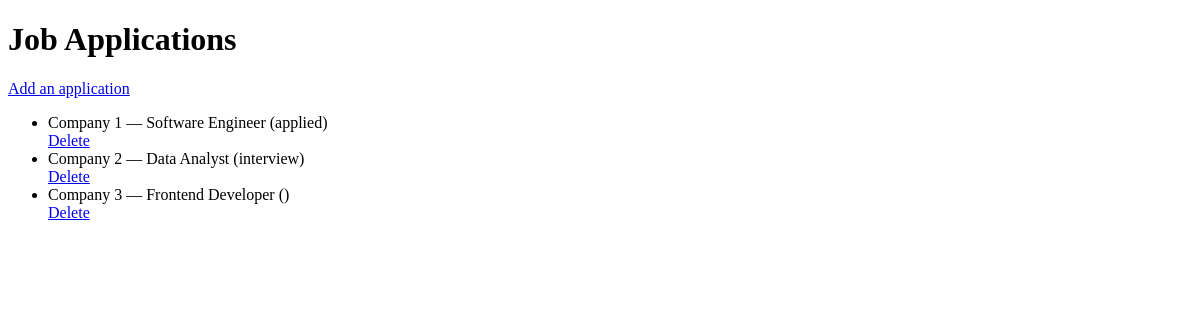
Page /applications/ on the earlier database version.
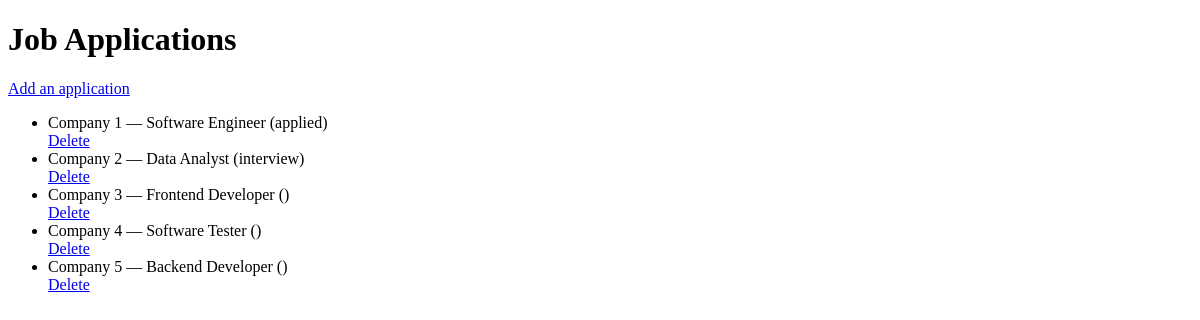
Same page on the later database version.
### applications/models.py (models this page shows, shortened)
class Application(models.Model):
    company = models.CharField(max_length=100)
    position = models.CharField(max_length=100)
    date_applied = models.DateField(default=date.today, blank=True, null=True)  # default=date.today ensures that Django uses today's date automatically
    status = models.CharField(max_length=100, choices=                          # without the need to define it manually.
        [("applied", "Applied"),
         ("interview", "Interview"),
         ("offer", "Offer"),
         ("rejected", "Rejected"),
         ], blank=True)
    notes = models.TextField(blank=True)

### applications/views.py (the view)
# urls.py: path("applications/", views.applications, name="applications"),
def applications(request):
    applications = Application.objects.filter()
    return render(request, 'applications.html', {"applications": applications})

### applications/templates/applications.html (shortened to what this page needs)
{% load static %}
<!DOCTYPE html>
<html>
<head>
</head>
<body>
    <h1>Job Applications</h1>
        <p><a href="{% url 'create_application' %}"> Add an application</a></p>
    <ul>
        {% for a in applications %}
            <li>{{ a.company }} — {{ a.position }} ({{ a.status }})</li>
            <a href="{% url 'delete_application' a.id %}">Delete</a>
        {% empty %}
            <li>No applications yet.</li>
        {% endfor %}
    </ul>
</body>
</html>

Differences in the rows shown:
added Application: company "Company 4", position "Software Tester"
added Application: company "Company 5", position "Backend Developer"
